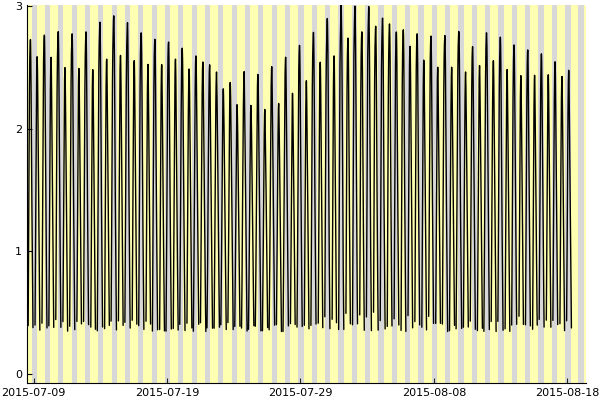

The script that saved this image:
# This script shows how one might generate a daylight plot
# for a custom time series time using the Quantity type found
# in my TidalFluxQuantities package
using TidalFluxQuantities, ADCPDataProcessing, PIEMetData, TidalFluxExampleData, DaylightPlots, TidalFluxPlots, Plots

# This stuff is all just loading and processing some
# example tidal data

setADCPdatadir!(Pkg.dir("TidalFluxExampleData","data","adcp"))
setmetdatadir!(Pkg.dir("TidalFluxExampleData","data","met"))

creek = Creek{:sweeney}()
deps = parse_deps(creek)
adata = load_data.(deps)

cs = parse_cs(creek)
csd = load_data(cs)
M = ADCPDataProcessing.depth_mask(adata[1])
H = atmoscorrect(adata[1])

# Here we define tlims. We use the argument `x...` to catch
# any additional arguments that might be passed to `daylight`,
# such as the depth masks that we use in ADCPDataProcessing
# to get rid of invalid data

DaylightPlots.tlims(q::Quantity,x...) = DaylightPlots.tlims(TidalFluxQuantities.times(q),quantity(q))

# Here we make our plot. `H::Stage` and `M::Mask` have
# recipes defined in TidalFluxPlots for plotting. Along
# with our definition of `tlims` above, this allows us
# to make daylight plots with our quantities.

daylight(H,M,loc=Point(42.35,-71.05),tz=tz"America/New_York",color=:black,leg=false,grid=false)

savefig("tides.png")
